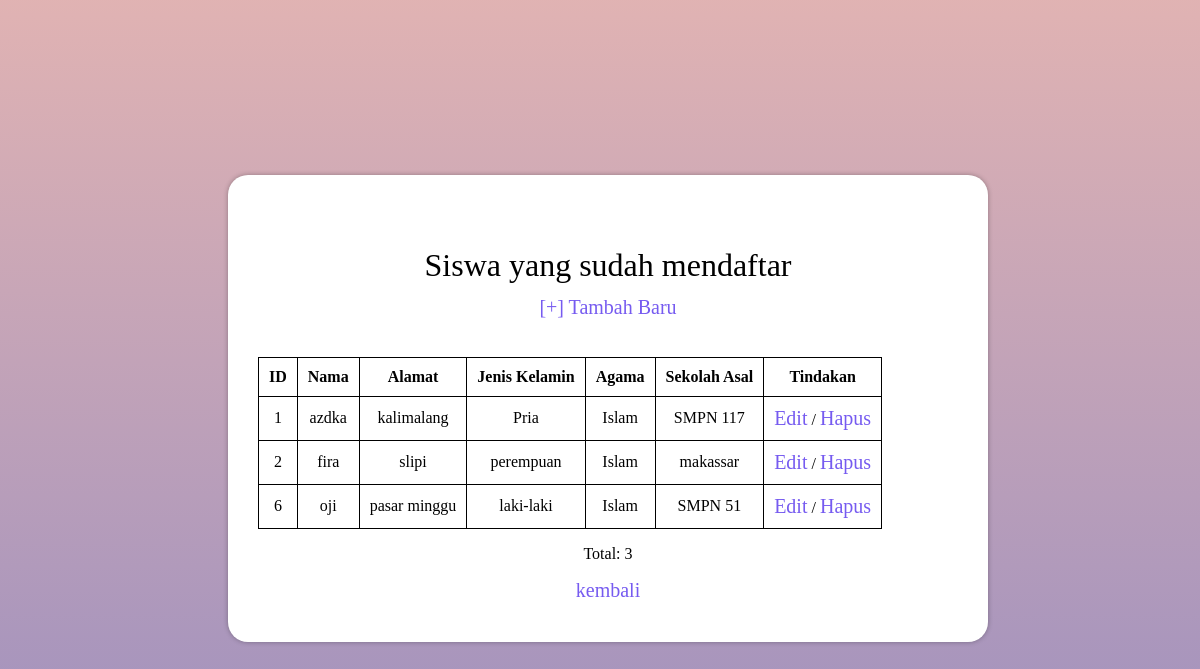
Page /list-siswa.php on the committed database.
### tables this page shows
CREATE TABLE `calon_siswa` (
  `id` int(11) NOT NULL,
  `nama` varchar(60) NOT NULL,
  `alamat` varchar(255) NOT NULL,
  `jenis_kelamin` varchar(60) NOT NULL,
  `agama` varchar(60) NOT NULL,
  `sekolah_asal` varchar(60) NOT NULL
);

### list-siswa.php (the view, shortened to what this page needs)
<?php
    include("config.php");
?>
<!DOCTYPE html>
<html>
    <head>
    </head>
    <body>
        <div class="container">
            <h3>Siswa yang sudah mendaftar</h3>
            <div class="tambah">
                <a href="form-daftar.php">[+] Tambah Baru</a>
            </div>
            <br>
            <div class="tbl">
                <table>
                    <thead>
                        <tr>
                            <th>ID</th>
                            <th>Nama</th>
                            <th>Alamat</th>
                            <th>Jenis Kelamin</th>
                            <th>Agama</th>
                            <th>Sekolah Asal</th>
                            <th>Tindakan</th>
                        </tr>
                    </thead>
                    <tbody>
                        <?php
                        $sql = "SELECT * FROM calon_siswa";
                        $query = mysqli_query($db, $sql);
                        while($siswa = mysqli_fetch_array($query)){
                            echo "<tr>";
                            echo "<td>".$siswa['id']."</td>";
                            echo "<td>".$siswa['nama']."</td>";
                            echo "<td>".$siswa['alamat']."</td>";
                            echo "<td>".$siswa['jenis_kelamin']."</td>";
                            echo "<td>".$siswa['agama']."</td>";
                            echo "<td>".$siswa['sekolah_asal']."</td>";
                            echo "<td>";
                            echo "<a href='form-edit.php?id=".$siswa['id']."'>Edit</a> / ";
                            echo "<a href='hapus.php?id=".$siswa['id']."'>Hapus</a>";
                            echo "</td>";
                            echo "</tr>";
                        }
                        ?>
                    </tbody>
                </table>
            </div>
            <p>Total: <?php echo mysqli_num_rows($query) ?></p>
            <a href="berhasil_login.php">kembali</a>
        </div>
    </body>
</html>

### list-siswa.php (style rules this page uses)
body { width: 100%; min-height: 100vh; background: linear-gradient(rgba(194, 103, 103, 0.5), rgba(58, 32, 127, 0.5)), url(images/bg5.jpg); background-position: center; background-size: cover; justify-content: center; align-items: center; display: flex; }
.container { width: 700px; min-height: 100px; background: #FFF; border-radius: 20px; box-shadow: 0 0 5px rgba(0,0,0,.3); padding: 40px 30px; position: relative; margin: 100px auto; text-align: center; }
a { text-decoration: none; color: #765bf0; font-size: 20px; }
h3 { color: #000; font-family: 'poppin'; font-weight: 400; font-size: 32px; }
.tambah { top: -20px; position: relative; }
table { position: relative; border-collapse: collapse; }
td, th { border: 1px solid black; padding: 10px; }

### rows in the picture
calon_siswa: id "1", nama "azdka", alamat "kalimalang", jenis_kelamin "Pria", agama "Islam", sekolah_asal "SMPN 117"
calon_siswa: id "2", nama "fira", alamat "slipi", jenis_kelamin "perempuan", agama "Islam", sekolah_asal "makassar"
calon_siswa: id "6", nama "oji", alamat "pasar minggu", jenis_kelamin "laki-laki", agama "Islam", sekolah_asal "SMPN 51"

### other values in the picture
mysqli_num_rows($query) "3"
